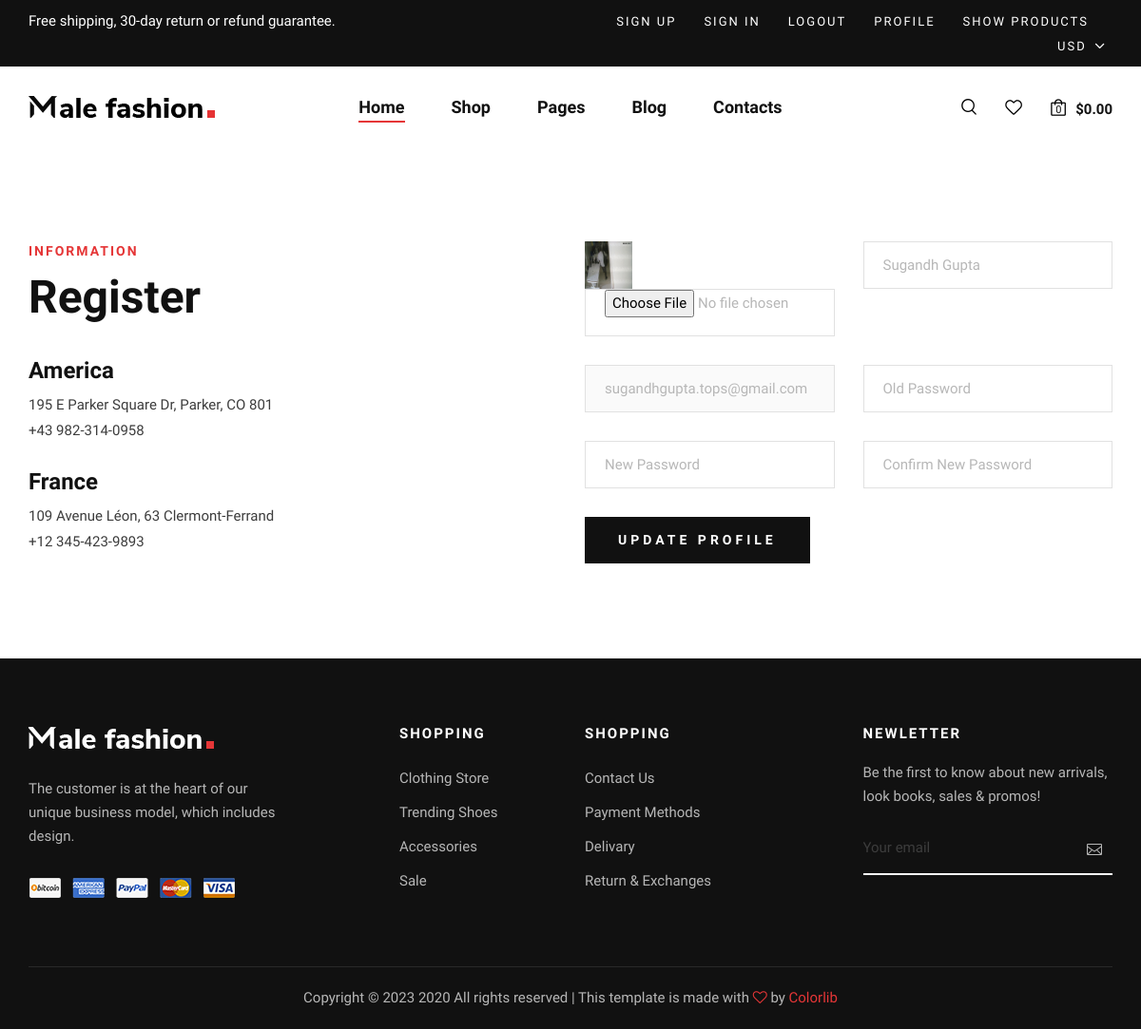
The app's page /profile/ (signed in) with its own data.
### app_buyer/models.py (models this page shows, shortened)
class User(models.Model):
    name=models.CharField(max_length=50)
    email=models.EmailField(unique=True)
    password=models.CharField(max_length=100)
    propic=models.FileField(upload_to="media/",default="anonymous.jpg")

### app_buyer/views.py (the view)
# urls.py: path('profile/', views.profile, name='profile'),
def profile(request):
    data=User.objects.get(email=request.session["email"])
    if request.method=="POST":
        try:
            image_val=request.FILES["propic"]
        except:
            image_val=data.propic
        if request.POST["oldpassword"]:
            if check_password(request.POST["oldpassword"],data.password):
                if request.POST["newpassword"]==request.POST["cnewpassword"]:
                    data.name=request.POST["name"]
                    data.password=make_password(request.POST["newpassword"])
                    data.propic=image_val
                    data.save()
                    return render(request,"profile.html",{"data":data,"msg":"Profile Update Succesfully"})
                else:
                    return render(request,"profile.html",{"data":data,"msg":"New PAsswrod and Confirm New Passwrod Not match"})
            else:
               return render(request,"profile.html",{"data":data,"msg":"Old Passwrod Nort Match"})
        else:
            data.name=request.POST["name"]
            data.propic=image_val
            data.save()
            return render(request,"profile.html",{"data":data,"msg":"Profile Update Succesfully"})
    else:
        data=User.objects.get(email=request.session["email"])
        return render(request,"profile.html",{"data":data})

### app_buyer/templates/profile.html (shortened to what this page needs)
{%extends 'header_footer.html'%}{% block content%}{% load static %}
<section class="contact spad">
  <div class="container">
    <div class="row">
      <div class="col-lg-6 col-md-6">
        <div class="contact__text">
          <div class="section-title">
            <span>Information</span>
            <h2>Register</h2>
          </div>
          <ul>
            <li>
              <h4>America</h4>
              <p>
                195 E Parker Square Dr, Parker, CO 801 <br />+43 982-314-0958
              </p>
            </li>
            <li>
              <h4>France</h4>
              <p>109 Avenue Léon, 63 Clermont-Ferrand <br />+12 345-423-9893</p>
            </li>
          </ul>
        </div>
      </div>
      <div class="col-lg-6 col-md-6">
        <div class="contact__form">
          <form
            action="{% url 'profile' %}"
            method="post"
            enctype="multipart/form-data"
          >
            <div class="row">
              <div class="col-lg-6">
                <img width="50px" height="50px" src="{{data.propic.url}}"
                name="propic/>
              </div>
              <div class="col-lg-6">
                <input
                  type="file"
                  placeholder="Select Iamge"
                  name="propic"
                />
              </div>
              <div class="col-lg-6">
                <input
                  type="text"
                  placeholder="Name"
                  name="name"
                  value="{{data.name}}"
                />
              </div>
              <div class="col-lg-6">
                <input
                  type="text"
                  placeholder="Email"
                  name="email"
                  disabled
                  value="{{data.email}}"
                />
              </div>
              <div class="col-lg-6">
                <input
                  type="password"
                  placeholder="Old Password"
                  name="oldpassword"
                />
              </div>
              <div class="col-lg-6">
                <input
                  type="password"
                  placeholder="New Password"
                  name="newpassword"
                />
              </div>
              <div class="col-lg-6">
                <input
                  type="password"
                  placeholder="Confirm New Password"
                  name="cnewpassword"
                />
              </div>
              <div class="col-lg-12">
                <button type="submit" class="site-btn">Update Profile</button>
              </div>
            </div>
          </form>
        </div>
      </div>
    </div>
  </div>
</section>
{%endblock%}

### app_buyer/static/css/style.css (style rules this page uses)
html, body { height: 100%; font-family: "Nunito Sans", sans-serif; -webkit-font-smoothing: antialiased; }
h1, h2, h3, h4, h5, h6 { margin: 0; color: #111111; font-weight: 400; font-family: "Nunito Sans", sans-serif; }
h2 { font-size: 36px; }
h4 { font-size: 24px; }
p { font-size: 15px; font-family: "Nunito Sans", sans-serif; color: #3d3d3d; font-weight: 400; line-height: 25px; margin: 0 0 15px 0; }
img { max-width: 100%; }
ul, ol { padding: 0; margin: 0; }
.section-title { margin-bottom: 45px; text-align: center; }
.section-title span { color: #e53637; font-size: 14px; font-weight: 700; text-transform: uppercase; letter-spacing: 2px; margin-bottom: 15px; display: block; }
.section-title h2 { color: #111111; font-weight: 700; line-height: 46px; }
.spad { padding-top: 100px; padding-bottom: 100px; }
.site-btn { font-size: 14px; color: #ffffff; background: #111111; font-weight: 700; border: none; text-transform: uppercase; display: inline-block; padding: 14px 30px; }
.contact__text .section-title { text-align: left; margin-bottom: 40px; }
.contact__text .section-title h2 { font-size: 48px; margin-bottom: 18px; }
.contact__text ul li { list-style: none; margin-bottom: 26px; }
.contact__text ul li:last-child { margin-bottom: 0; }
.contact__text ul li h4 { color: #111111; font-weight: 700; margin-bottom: 8px; }
.contact__text ul li p { line-height: 27px; margin-bottom: 0; }
.contact__form input { height: 50px; width: 100%; border: 1px solid #e1e1e1; padding-left: 20px; font-size: 15px; color: #b7b7b7; margin-bottom: 30px; }
.contact__form input::placeholder { color: #b7b7b7; }
.contact__form button { letter-spacing: 4px; padding: 14px 35px; }
@media only screen and (min-width: 1200px) { .container { max-width: 1170px; } }

### records on screen
User: propic (picture), name "Sugandh Gupta", email "sugandhgupta.tops@gmail.com"
